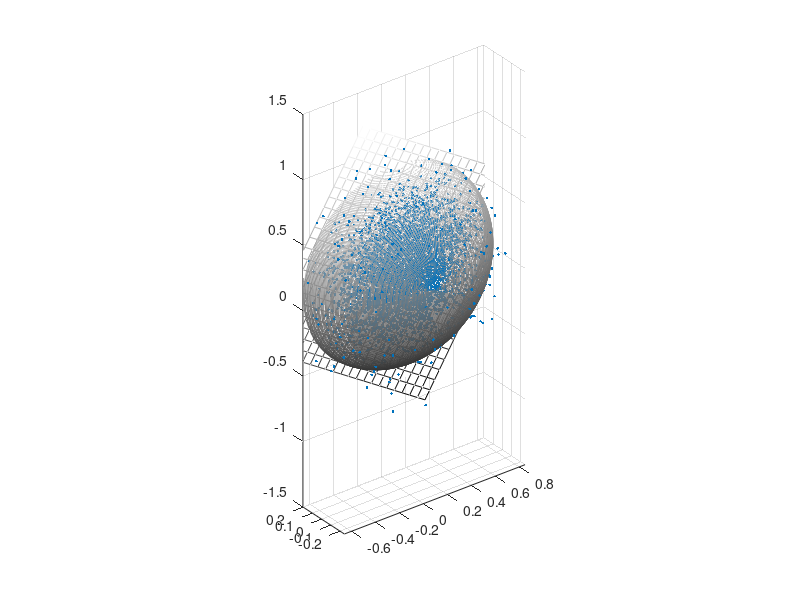
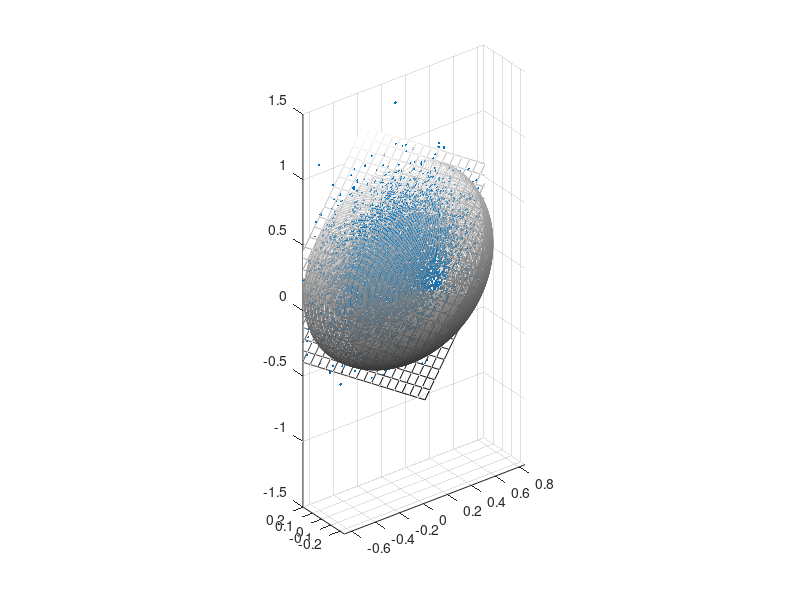

These charts were generated, in order, by the following MATLAB code:
% this script illustrates PCA dimension reduction in a tri-variate case
% see "Risk and Asset Allocation"-Springer (2005), by A. Meucci

clc; close all; clear;

Mu=[0.1 0.2 0.1];
Sig=[.25 .15 .25];
rho_12=.0;  rho_13=.0;  rho_23=.0;   

NumSimulations=10000;
%%%%%%%%%%%%%%%%%%%%%%%%%%%%%%%%%%%%%%%%%%%%%%%%%%%%%%%%%%%%%%%%%%%%%%%%%%%%%%%%%%%%%%%%%%%%%%%%%%%%%%%%%%%%%%%%%%%%%%%%%%%%%%%%%%%%%%
Sigma=diag(Sig)*[1 rho_12 rho_13;  rho_12 1 rho_23;  rho_13 rho_23 1]*diag(Sig);

% compute sample: the market X is the first entry, and the two factors F1 and F2 are the last two entries
Y=mvnrnd(Mu,Sigma,NumSimulations);
Simul_X=Y;%exp(Y);

% compute recovered variables
Expected_Value=mean(Simul_X)';
Covariance=cov(Simul_X);
[EigenVectors,EigenValues] = pcacov(Covariance);
E_k=EigenVectors(:,1:2);
Recovered_X=[];
for t=1:NumSimulations
    X=Simul_X(t,:)';
    X_p=Expected_Value+E_k*E_k'*(X-Expected_Value);
   
    Recovered_X=[Recovered_X
        X_p' ];
end

%%%%%%%%%%%%%%%%%%%%%%%%%%%%%%%%%%%%%%%%%%%%%%%%%%%%%%%%%%%%%%%%%%%%%%%%%%%%%%%%%%%%%%%%%%%%%%%%%%%%%%%%%%%%%%%%%%%%%%%%%%%%
% plots
%%%%%%%%%%%%%%%%%%%%%%%%%%%%%%%%%%%%%%%%%%%%%%%%%%%%%%%%%%%%%%%%%%%%%%%%%%%%%%%%%%%%%%%%%%%%%%%%%%%%%%%%%%%%%%%%%%%%%%%%%%%%

% compute ellipsoid
Scale=3;
Theta = [pi/2 : pi/50 : pi];
Phi = [0 : pi/80 : 2*pi];
Ellipsoid_x=zeros(length(Theta),length(Phi)); 
Ellipsoid_y=Ellipsoid_x; 
Ellipsoid_z=Ellipsoid_x;
for i=1:length(Theta)
    for j=1:length(Phi)
        
        y=[sin(Theta(i))*cos(Phi(j)); sin(Theta(i))*sin(Phi(j)); cos(Theta(i))];
        Ellipsoid = Expected_Value + Scale*EigenVectors*diag(sqrt(EigenValues))*y;
        
        Ellipsoid_x(i,j)= Ellipsoid(1);
        Ellipsoid_y(i,j)= Ellipsoid(2);
        Ellipsoid_z(i,j)= Ellipsoid(3);
        
    end
end

% compute plane of first two principal axes
Range=[-Scale*1.1 :Scale/10: Scale*1.1];
PrincipalPlane_X=zeros(length(Range),length(Range)); 
PrincipalPlane_Y=PrincipalPlane_X; 
PrincipalPlane_Z=PrincipalPlane_X;
for i=1:length(Range)
    for j=1:length(Range)
        VectorInPlane = Expected_Value + sqrt(EigenValues(1))*EigenVectors(:,1)*Range(i)...
                        + sqrt(EigenValues(2))*EigenVectors(:,2)*Range(j) ...
                    - sqrt(EigenValues(3))*EigenVectors(:,3)*.02; % cheat for cosmetics
        PrincipalPlane_X(i,j) = VectorInPlane(1);
        PrincipalPlane_Y(i,j) = VectorInPlane(2);
        PrincipalPlane_Z(i,j) = VectorInPlane(3);    
        
    end
end

% plot original sample
figure
h=plot3(Simul_X(:,1),Simul_X(:,2),Simul_X(:,3),'.');
% plot the principal plane
hold on
h=mesh(PrincipalPlane_X,PrincipalPlane_Y,PrincipalPlane_Z);
% plot the ellipsoid
hold on
h=contour3(Ellipsoid_x,Ellipsoid_y,Ellipsoid_z,200);
colormap('gray')
axis equal
grid on

% plot recovered variables
figure
h=plot3(Recovered_X(:,1),Recovered_X(:,2),Recovered_X(:,3),'.');
% plot the principal plane
hold on
h=mesh(PrincipalPlane_X,PrincipalPlane_Y,PrincipalPlane_Z);
% plot the ellipsoid
hold on
h=contour3(Ellipsoid_x,Ellipsoid_y,Ellipsoid_z,200);
colormap('gray')
axis equal
grid on